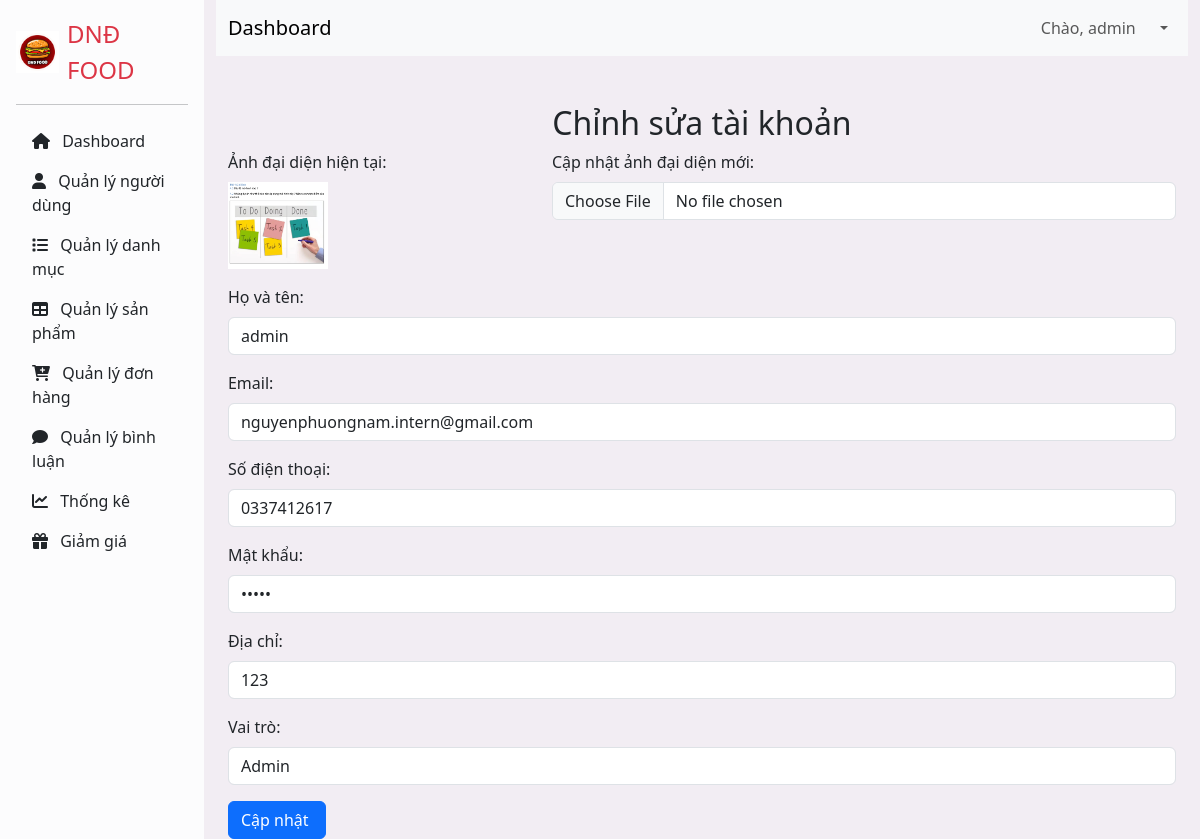
/controller/index.php?act=editAccount&user_id=1 (signed in), run on the app's committed database.
### tables this page shows
CREATE TABLE `users` (
  `user_id` int NOT NULL,
  `email` varchar(255) NOT NULL,
  `password` varchar(255) NOT NULL,
  `phone_number` varchar(20) NOT NULL,
  `address` varchar(255) NOT NULL,
  `full_name` varchar(255) NOT NULL,
  `avatar_url` varchar(255) NOT NULL COMMENT 'ảnh user',
  `role` tinyint NOT NULL DEFAULT '0' COMMENT 'vai trò của người dùng',
  `token` varchar(100) DEFAULT NULL,
  `status` enum('Inactive','Active') DEFAULT 'Inactive'
);

### model/PDO.php (called while the page is built, shortened)
<?php
function pdo_get_connection()
{
    $dburl = "mysql:host=localhost;dbname=duan1;charset=utf8";
    $usename = "root";
    $password = "";
    $conn = new PDO($dburl, $usename, $password);
    $conn->setAttribute(PDO::ATTR_ERRMODE, PDO::ERRMODE_EXCEPTION);
    return $conn;
}
function pdo_query_one($sql, $params = [])
{
    try {
        $conn = pdo_get_connection();
        $stmt = $conn->prepare($sql);
        $stmt->execute($params);
        $row = $stmt->fetch(PDO::FETCH_ASSOC);
        return $row;
    } catch (PDOException $e) {
        throw $e;
    } finally {
        unset($conn);
    }
}

### model/account.php (called while the page is built, shortened)
<?php
function select_user_by_id($user_id) {
    $sql = "SELECT * FROM users WHERE user_id = :user_id";
    return pdo_query_one($sql, compact('user_id'));
}

### controller/accountController/editAccount.php (the view, shortened to what this page needs)
<?php
if (isset($user) && is_array($user)) {
    extract($user);
}
?>
<div class="container mt-5">
    <h2 class="text-center">Chỉnh sửa tài khoản</h2>
    <form action="index.php?act=updateAccount" method="post" enctype="multipart/form-data">
        <div class="row mb-3">
            <div class="col-md-4">
                <label for="current_avatar" class="form-label">Ảnh đại diện hiện tại:</label><br>
                <?php if (is_file("../upload/" . $avatar_url)) : ?>
                    <img src="../upload/<?= $avatar_url ?>" alt="Current Avatar" style="max-width: 100px;">
                <?php else : ?>
                    <span>Không có ảnh đại diện</span>
                <?php endif; ?>
            </div>
            <div class="col-md-8">
                <label for="avatar_url" class="form-label">Cập nhật ảnh đại diện mới:</label>
                <input type="file" class="form-control" id="avatar_url" name="avatar_url">
            </div>
        </div>
        <div class="mb-3">
            <label for="full_name" class="form-label">Họ và tên:</label>
            <input type="text" class="form-control" id="full_name" name="full_name" value="<?= $full_name ?>">
        </div>
        <div class="mb-3">
            <label for="email" class="form-label">Email:</label>
            <input type="email" class="form-control" id="email" name="email" value="<?= $email ?>">
        </div>
        <div class="mb-3">
            <label for="phone_number" class="form-label">Số điện thoại:</label>
            <input type="text" class="form-control" id="phone_number" name="phone_number" value="<?= $phone_number ?>">
        </div>
        <div class="mb-3">
            <label for="password" class="form-label">Mật khẩu:</label>
            <input type="password" class="form-control" id="password" name="password" value="<?= $password ?>">
        </div>
        <div class="mb-3">
            <label for="address" class="form-label">Địa chỉ:</label>
            <input type="text" class="form-control" id="address" name="address" value="<?= $address ?>">
        </div>
        <div class="mb-3">
            <label for="role" class="form-label">Vai trò:</label>
            <select class="form-control" id="role" name="role" required>
                <option value="1" <?= $role == 1 ? 'selected' : '' ?>>Admin</option>
            </select>
        </div>
        <a href="index.php?act=listAccount"> <input type="submit" class="btn btn-primary" value="Cập nhật "></a>
    </form>
</div>

### data on the page
users: avatar_url (picture), full_name "admin", email "nguyenphuongnam.intern@gmail.com", phone_number "0337412617", address "123", role "Admin"

### other printed values
$_SESSION['user']['full_name'] "admin"
